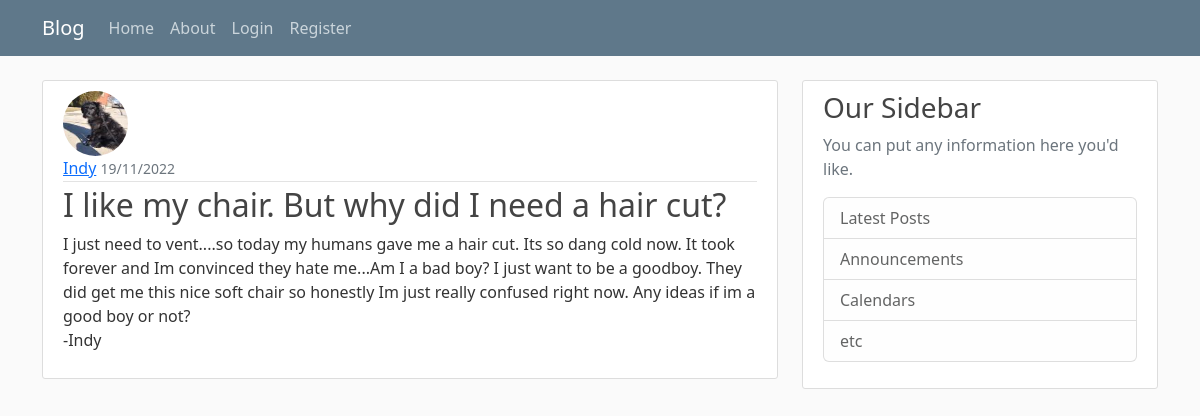
/post/1, run on the app's committed database.
### webapp/db_models.py (models this page shows, shortened)
class User(db.Model, UserMixin):
    id = db.Column(db.Integer, primary_key=True)
    username = db.Column(db.String(20), unique=True, nullable=False)
    email = db.Column(db.String(120), unique=True, nullable=False)
    image_file = db.Column(db.String(20), nullable=False, default='default_user.svg')
    password = db.Column(db.String(60), nullable=False)
    posts = db.relationship('Post', backref='author', lazy=True)

class Post(db.Model):
    id = db.Column(db.Integer, primary_key=True)
    title = db.Column(db.String(100), nullable=False)
    date_posted = db.Column(db.DateTime, nullable=False, default=datetime.datetime.utcnow)
    content = db.Column(db.Text, nullable=False)
    user_id = db.Column(db.Integer, db.ForeignKey('user.id'), nullable=False)

### webapp/posts/routes.py (the view)
@posts.route("/post/<int:post_id>")
def post(post_id):
    post = Post.query.get_or_404(post_id)
    return render_template('post.html', post=post, legend='New Post')

### webapp/templates/post.html (shortened to what this page needs)
{% extends 'base.html' %}
{% block content %}
<article class="media content-section">
    <img src="{{ url_for('static', filename='images/' + post.author.image_file) }}" class="rounded-circle article-img">
    <div class="media-body">
        <div class="article-metadata">
            <a class="mr-2" href="{{ url_for('users.user_post', username=post.author.username) }}">{{ post.author.username }}</a>
            <small class="text-muted">{{ post.date_posted.strftime("%d/%m/%Y") }}</small>
        </div>
        <h2 class="article-title">{{ post.title }}</h2>
        <p class="article-content">{{ post.content }}</p>
    </div>
</article>
{% endblock %}

### webapp/static/main.css (style rules this page uses)
body { background: #fafafa; color: #333333; margin-top: 5rem; }
h1, h2, h3, h4, h5, h6 { color: #444444; }
.content-section { background: #ffffff; padding: 10px 20px; border: 1px solid #dddddd; border-radius: 3px; margin-bottom: 20px; }
.article-title { color: #444444; }
.article-content { white-space: pre-line; }
.article-img { height: 65px; width: 65px; margin-right: 16px; }
.article-metadata { padding-bottom: 1px; margin-bottom: 4px; border-bottom: 1px solid #e3e3e3 }

### data on the page
User: image_file (picture), author.username "Indy"
Post: date_posted "19/11/2022", title "I like my chair. But why did I need a hair cut?", content "I just need to vent....so today my humans gave me a hair cut. Its so dang cold now. It took forever and Im convinced they hate me...Am I a bad boy? I just want to be a goodboy. They did get me this nice soft chair so honestly Im just really confused right now. Any ideas if im a good boy or not? -Indy"
